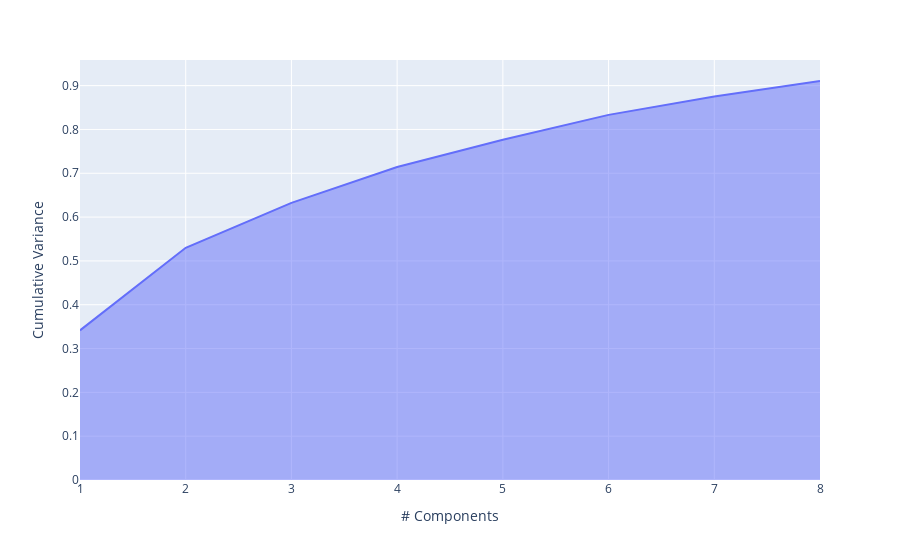

The cell this chart's notebook holds for it:
### Code cell
px.area(
    x=range(1, pca.explained_variance_ratio_.cumsum().shape[0] + 1),
    y=pca.explained_variance_ratio_.cumsum(),
    labels={"x": "# Components", "y": "Cumulative Variance"}
)

### Figure 1 — Plotly figure (JSON) as saved in the notebook; plotly's stock layout.template omitted (floating-point values rounded to 4 significant figures)
{"data": [{"fillpattern": {"shape": ""}, "hovertemplate": "# Components=%{x}<br>Cumulative Variance=%{y}<extra></extra>", "legendgroup": "", "line": {"color": "#636efa"}, "marker": {"symbol": "circle"}, "mode": "lines", "name": "", "orientation": "v", "showlegend": false, "stackgroup": "1", "type": "scatter", "x": [1, 2, 3, 4, 5, 6, 7, 8], "xaxis": "x", "y": [0.3414, 0.53, 0.6325, 0.7144, 0.7765, 0.8333, 0.8752, 0.9106], "yaxis": "y"}], "layout": {"legend": {"tracegroupgap": 0}, "margin": {"t": 60}, "xaxis": {"anchor": "y", "domain": [0, 1], "title": {"text": "# Components"}}, "yaxis": {"anchor": "x", "domain": [0, 1], "title": {"text": "Cumulative Variance"}}}}
